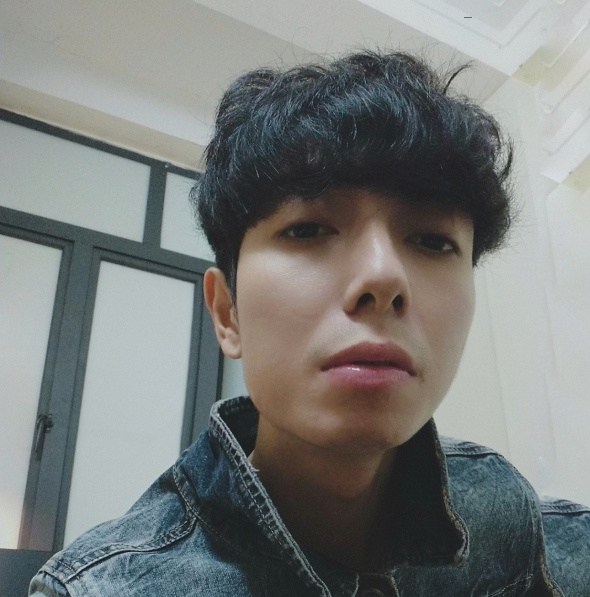
#> input picture useOpenCV/QK_rs.jpg, 590 x 597 px
$ python enterImage.py
#> lines starting #> are read from the running program, lines starting #| are printed output that depends on the picture; after the words box and inside, x2 and y2 are one past the last pixel; in counts of white or black regions, pixels touching at a corner belong together
import cv2
img = cv2.imread("QK_rs.jpg",1)
#> img is the input picture: shape (597, 590, 3); mean B, G, R 123.8, 125.5, 122.5
cv2.imshow("anh ban dau",img)
cv2.waitKey(1000)
for i in range(300):
    for j in range(400):
        if(img[i,j,0] > 127) :
            img[i,j]=1
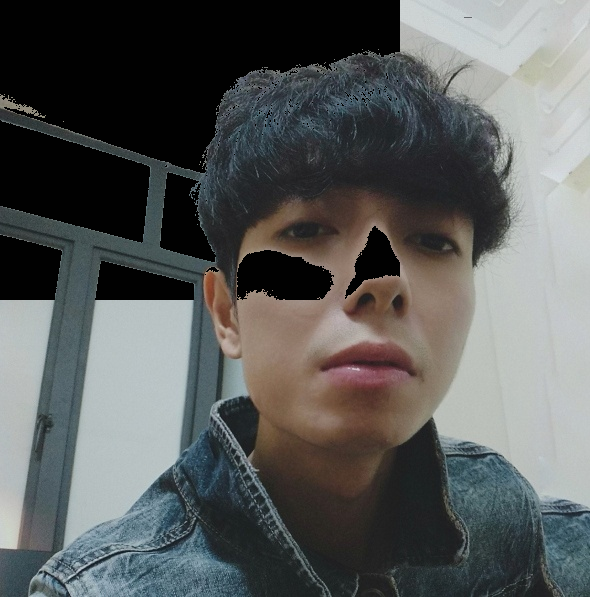
#> img: shape (597, 590, 3); 19.73% of pixels changed, all inside (x1, y1, x2, y2) = (0, 0, 400, 300)
cv2.imshow("sau thay doi",img)
cv2.waitKey()
cv2.destroyAllWindows()
